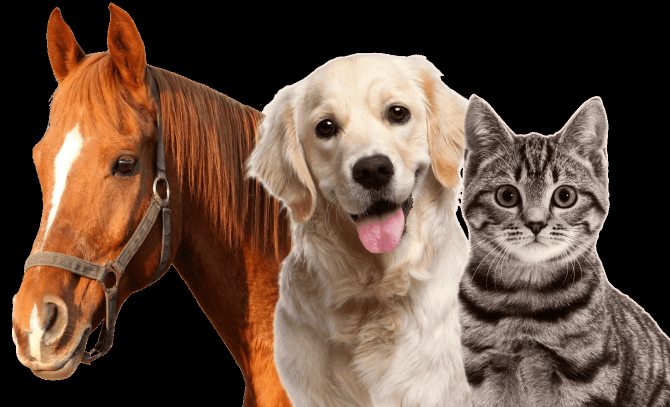
#> input picture Computer Vision with Opencv and Python/2. image processing with opencv/images/animals.jpg, 1339 x 813 px, found by its file name (shown at 1/2 size)
$ python opencv_ile_goruntu_isleme_odevi.py   (older library calls are emulated)
#> lines starting #> are read from the running program, lines starting #| are printed output that depends on the picture; after the words box and inside, x2 and y2 are one past the last pixel; in counts of white or black regions, pixels touching at a corner belong together
# opencv kütüphanesini içeri aktaralım
import cv2

#matplotlib kütüphanesini içeri aktaralım
import matplotlib.pyplot as plt

# resmi siyah beyaz olarak içe aktaralım
img = cv2.imread("animals.jpg",0)
#> img: shape (813, 1339); min 0, max 254, mean 80.4
img = cv2.cvtColor(img,cv2.COLOR_BGR2RGB)
#> img: shape (813, 1339, 3)

# resmi çizdirelim
plt.figure(),plt.imshow(img),plt.show()

# resmin boyutuna bakalım
print(img.shape)
#| (813, 1339, 3)

# resmi 4/5 oranında yeniden boyutlandıralım ve resmi çizdirelim
yukseklik = int((img.shape[0]/5)*4)
#> yukseklik = 650
genislik = int((img.shape[1]/5)*4)
#> genislik = 1071
img = cv2.resize(img,(genislik,yukseklik))
#> img: shape (650, 1071, 3)
plt.figure(),plt.imshow(img)

#orjinal resme bir yazı ekleyelim mesela "kopek" ve resmi çizdirelim
cv2.putText(img,"Kopek",(600,50),cv2.FONT_HERSHEY_COMPLEX,1,(255,150,255))
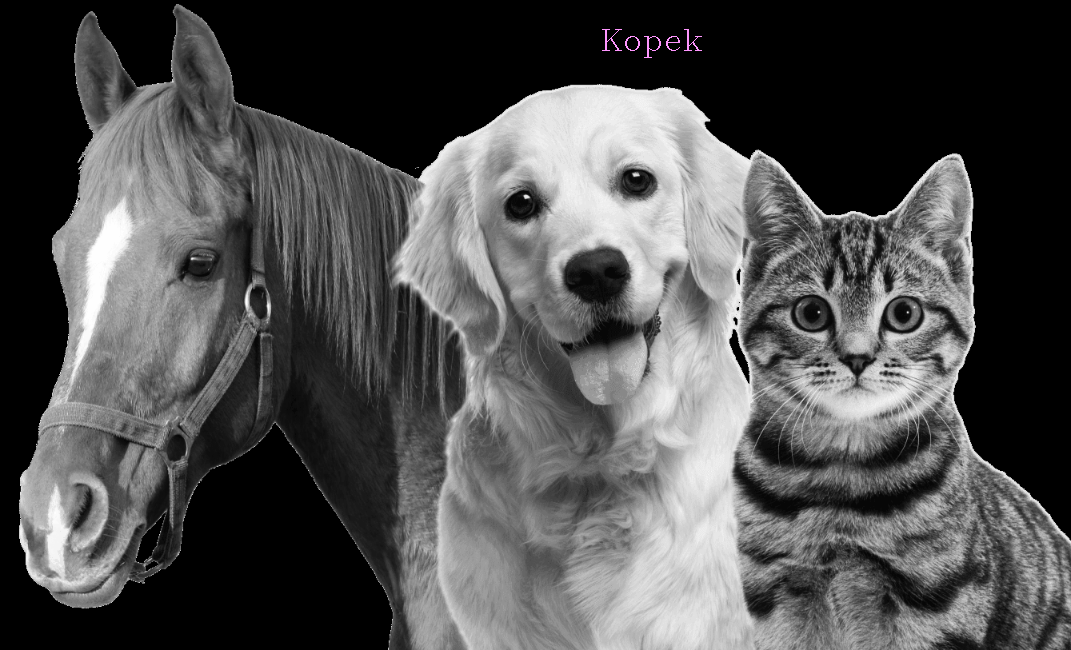
#> img: shape (650, 1071, 3); mean R, G, B 80.5, 80.4, 80.5
plt.imshow(img)
plt.show()
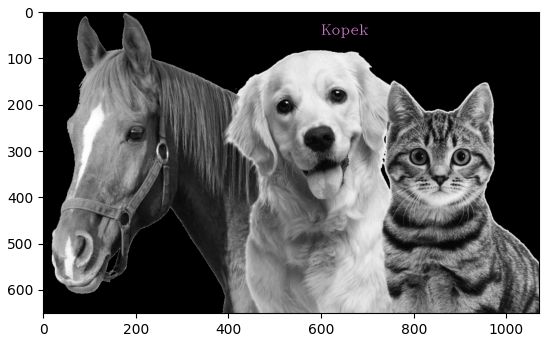
#> figure drawn by matplotlib, 1 panel

# orjinal resmin 50 threshold değeri üzerindekileri beyaz yap altındakileri siyah yapalım
# binray threshold yöntemini kullanalım ve resmi çizdirelim
_,thresh_img = cv2.threshold(img,thresh=50,maxval=255,type=cv2.THRESH_BINARY)
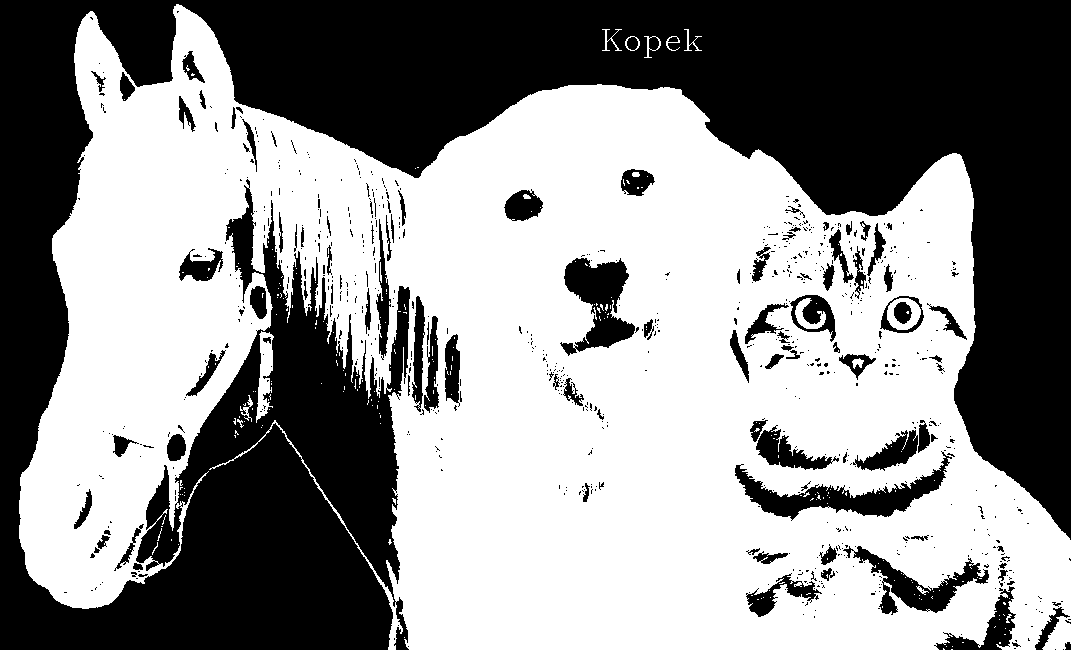
#> thresh_img: shape (650, 1071, 3); 55.8% white; 751 black regions (643 under 20 px), largest, box (x1, y1, x2, y2) and area: (0, 0, 1071, 650) 271163, (735, 451, 952, 521) 4302, (560, 258, 635, 356) 3738
plt.figure(),plt.imshow(thresh_img),plt.show()

# orjinal resme gaussian bulanıklaştırma uygulayalım ve resmi çizdirelim
gb = cv2.GaussianBlur(img,(11,11),sigmaX=7)
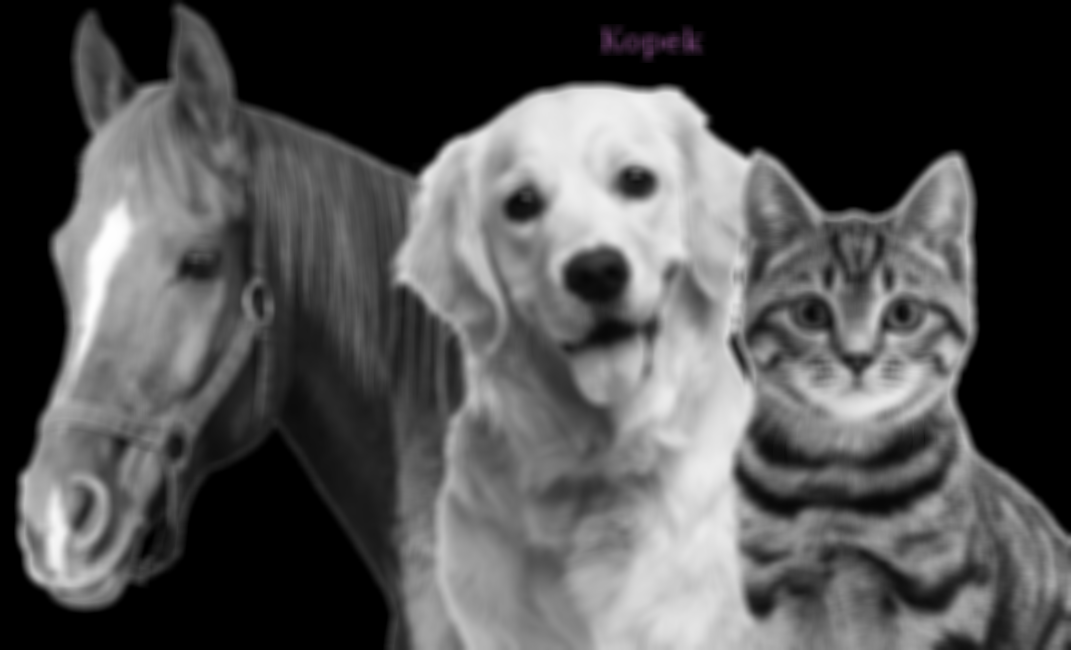
#> gb: shape (650, 1071, 3); mean R, G, B 80.5, 80.4, 80.5
plt.figure(),plt.imshow(gb),plt.show()


# orjinal resme laplacian gradyan uygulanalım ve resmi çizdirelim
laplacian = cv2.Laplacian(img,ddepth=cv2.CV_16S)
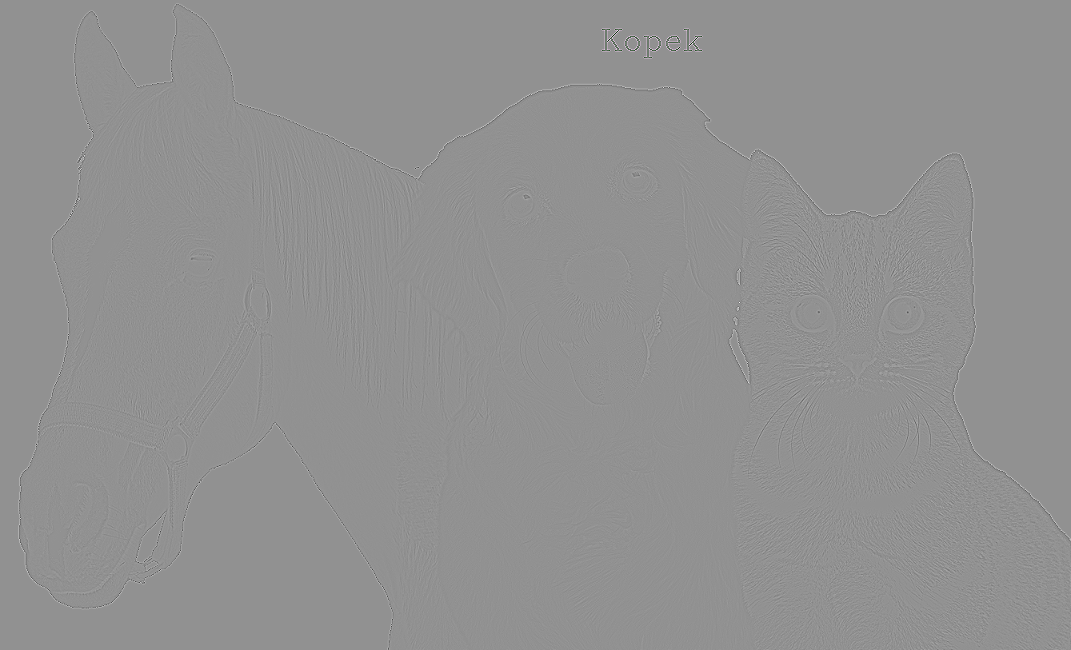
#> laplacian: shape (650, 1071, 3) int16; mean R, G, B 0, 0, 0; drawn with min black and max white
plt.figure(),plt.imshow(laplacian),plt.show()
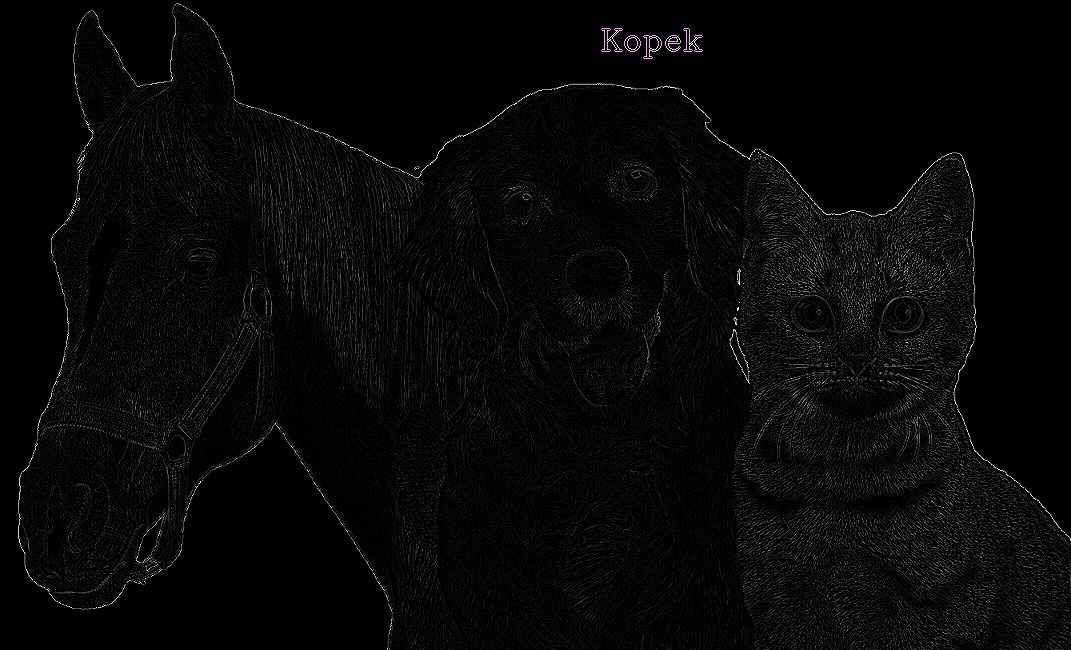
#> shown: shape (650, 1071, 3); mean R, G, B 6.9, 6.8, 6.9


#orjinal resmi histogramını çizdirelim
hist_img = cv2.calcHist([img],channels=[0],mask=None,histSize=[256],ranges=[0,256])
#> hist_img = 256 values, max 237949 at index 0, min 9 at index 4, mean 2719.3
plt.figure(),plt.plot(hist_img),plt.show()
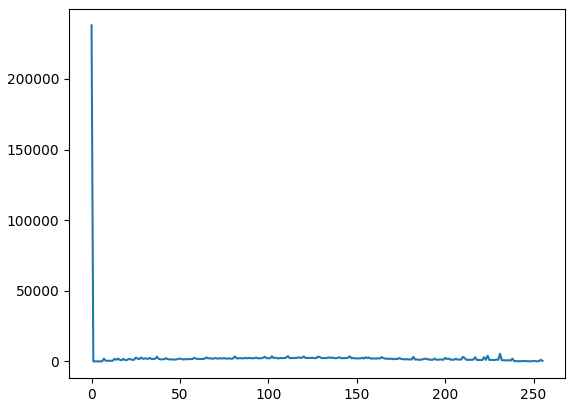
#> figure drawn by matplotlib, 1 panel; curve peaks at x = 0, y = 237949

$ run again, with Computer Vision with Opencv and Python/2. image processing with opencv/images/kedifoto.jpg copied over Computer Vision with Opencv and Python/2. image processing with opencv/images/animals.jpg
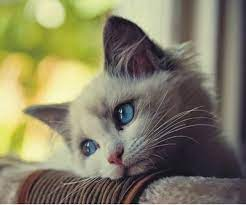
#> input picture Computer Vision with Opencv and Python/2. image processing with opencv/images/kedifoto.jpg, 246 x 205 px, found by its file name
#| (205, 246, 3)
#> `_,thresh_img = cv2.threshold(img,thresh=50,maxval=255,type=cv2.THRESH_..`:
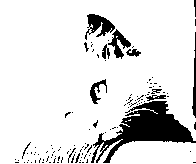
#> thresh_img: shape (164, 196, 3); 87.4% white; 115 black regions (101 under 20 px), largest, box (x1, y1, x2, y2) and area: (91, 101, 196, 163) 2433, (85, 14, 115, 40) 376, (108, 29, 131, 59) 267
#> hist_img = 256 values, max 225 at index 150, min 0 at index 0, mean 125.6
#> `plt.figure(),plt.plot(hist_img),plt.show()`:
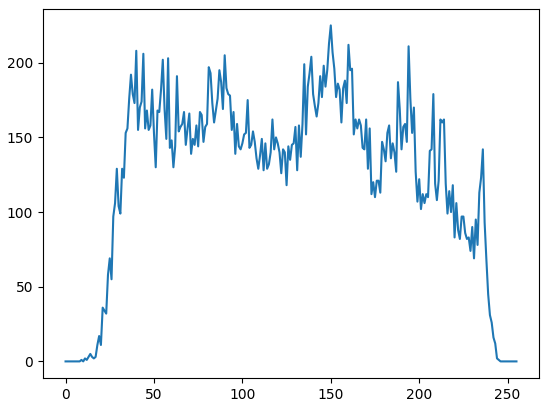
#> figure drawn by matplotlib, 1 panel; curve peaks at x = 150, y = 225
